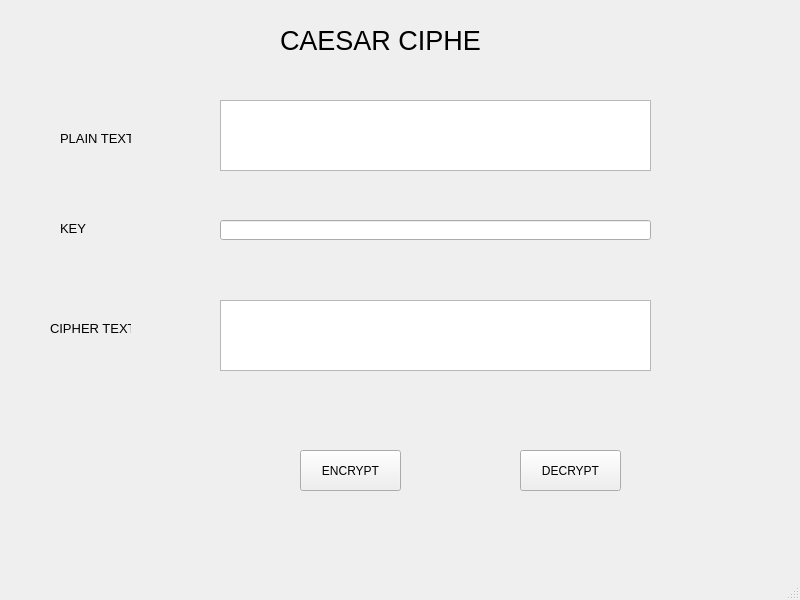
<?xml version="1.0" encoding="UTF-8"?>
<ui version="4.0">
 <class>MainWindow</class>
 <widget class="QMainWindow" name="MainWindow">
  <property name="geometry">
   <rect>
    <x>0</x>
    <y>0</y>
    <width>800</width>
    <height>600</height>
   </rect>
  </property>
  <property name="windowTitle">
   <string>MainWindow</string>
  </property>
  <widget class="QWidget" name="centralwidget">
   <widget class="QLabel" name="label">
    <property name="geometry">
     <rect>
      <x>280</x>
      <y>30</y>
      <width>201</width>
      <height>21</height>
     </rect>
    </property>
    <property name="font">
     <font>
      <pointsize>20</pointsize>
     </font>
    </property>
    <property name="text">
     <string>CAESAR CIPHER</string>
    </property>
   </widget>
   <widget class="QLabel" name="label_2">
    <property name="geometry">
     <rect>
      <x>60</x>
      <y>130</y>
      <width>71</width>
      <height>16</height>
     </rect>
    </property>
    <property name="font">
     <font>
      <pointsize>10</pointsize>
     </font>
    </property>
    <property name="text">
     <string>PLAIN TEXT</string>
    </property>
   </widget>
   <widget class="QLabel" name="label_3">
    <property name="geometry">
     <rect>
      <x>60</x>
      <y>220</y>
      <width>71</width>
      <height>16</height>
     </rect>
    </property>
    <property name="font">
     <font>
      <pointsize>10</pointsize>
     </font>
    </property>
    <property name="text">
     <string>KEY</string>
    </property>
   </widget>
   <widget class="QLabel" name="label_4">
    <property name="geometry">
     <rect>
      <x>50</x>
      <y>320</y>
      <width>81</width>
      <height>16</height>
     </rect>
    </property>
    <property name="font">
     <font>
      <pointsize>10</pointsize>
     </font>
    </property>
    <property name="text">
     <string>CIPHER TEXT</string>
    </property>
   </widget>
   <widget class="QTextEdit" name="txt_plain_text">
    <property name="geometry">
     <rect>
      <x>220</x>
      <y>100</y>
      <width>431</width>
      <height>71</height>
     </rect>
    </property>
   </widget>
   <widget class="QTextEdit" name="txt_cipher_text">
    <property name="geometry">
     <rect>
      <x>220</x>
      <y>300</y>
      <width>431</width>
      <height>71</height>
     </rect>
    </property>
   </widget>
   <widget class="QLineEdit" name="txt_key">
    <property name="geometry">
     <rect>
      <x>220</x>
      <y>220</y>
      <width>431</width>
      <height>20</height>
     </rect>
    </property>
   </widget>
   <widget class="QPushButton" name="btn_encrypt">
    <property name="geometry">
     <rect>
      <x>300</x>
      <y>450</y>
      <width>101</width>
      <height>41</height>
     </rect>
    </property>
    <property name="text">
     <string>ENCRYPT</string>
    </property>
   </widget>
   <widget class="QPushButton" name="btn_decrypt">
    <property name="geometry">
     <rect>
      <x>520</x>
      <y>450</y>
      <width>101</width>
      <height>41</height>
     </rect>
    </property>
    <property name="text">
     <string>DECRYPT</string>
    </property>
   </widget>
  </widget>
  <widget class="QMenuBar" name="menubar">
   <property name="geometry">
    <rect>
     <x>0</x>
     <y>0</y>
     <width>800</width>
     <height>21</height>
    </rect>
   </property>
  </widget>
  <widget class="QStatusBar" name="statusbar"/>
 </widget>
 <resources/>
 <connections/>
</ui>
